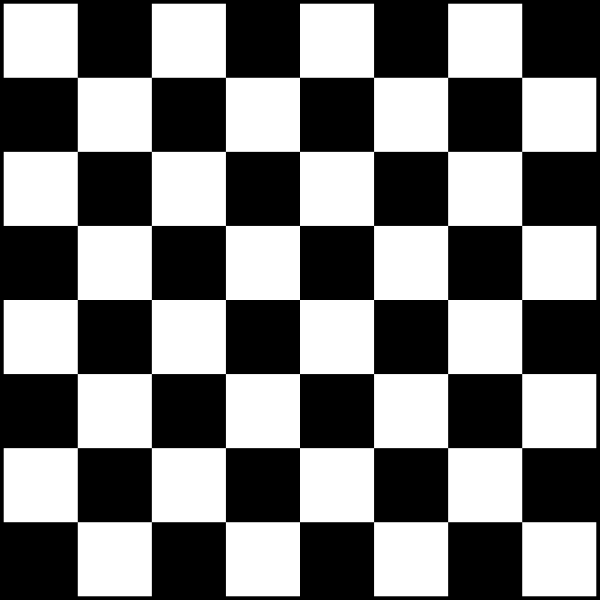
#> input picture assets/chessboard.png, 1200 x 1200 px, found by its file name (shown at 1/2 size)
$ python tutorial6.py
#> lines starting #> are read from the running program, lines starting #| are printed output that depends on the picture; after the words box and inside, x2 and y2 are one past the last pixel; in counts of white or black regions, pixels touching at a corner belong together
import numpy as np
import cv2

img = cv2. imread('assets/chessboard.png')
#> img is the input picture: shape (1200, 1200, 3); min 0, max 255, mean 124.4
img = cv2.resize(img, (0, 0), fx=0.75, fy=0.75)
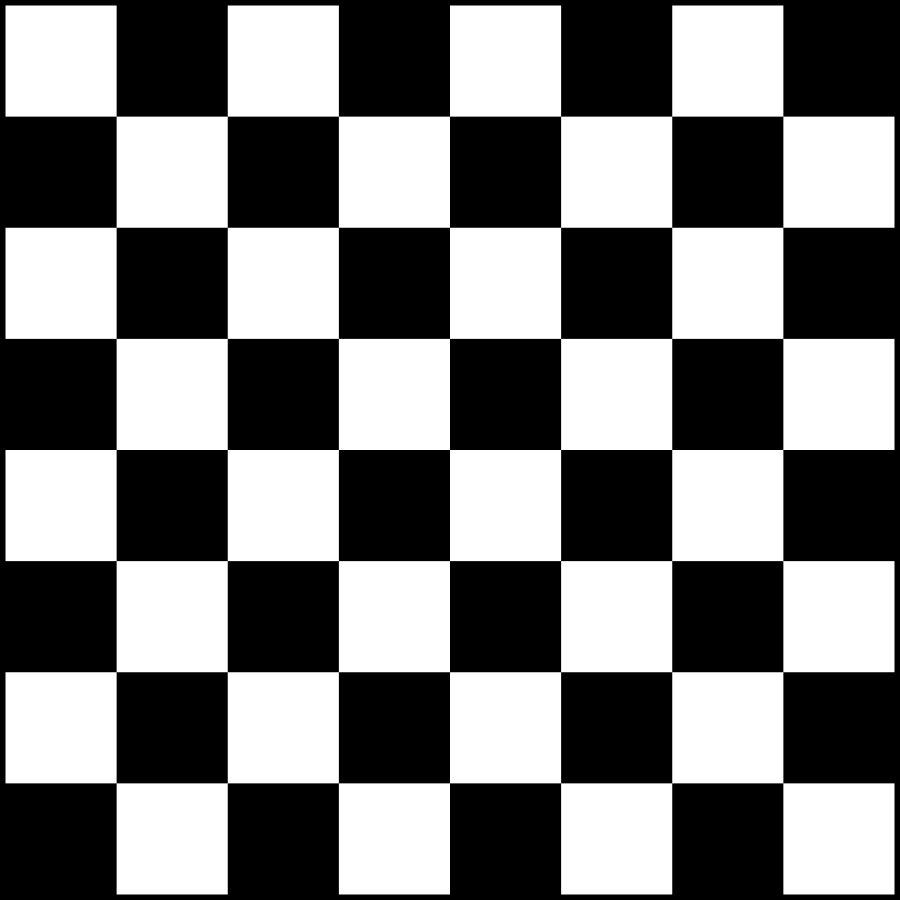
#> img: shape (900, 900, 3); min 0, max 255, mean 124.4
gray = cv2.cvtColor(img, cv2.COLOR_BGR2GRAY)

corners = cv2.goodFeaturesToTrack(gray, 100, 0.01, 10)
#> corners = 79 rows, first 8: [450, 450], [449, 561], [338, 450], [561, 449], [450, 338], [339, 560], [560, 339], [560, 560]
corners = np.int0(corners)

for corner in corners:
    x, y = corner.ravel()
    cv2.circle(img, (x, y), 5, (255, 0 , 0), -1)
#> this loop made 79 passes
#> (x, y) on passes 1 to 12: (450, 450), (449, 561), (338, 450), (561, 449), (450, 338), (339, 560), (560, 339), (560, 560), (339, 339), (450, 672), (672, 450), (227, 450)
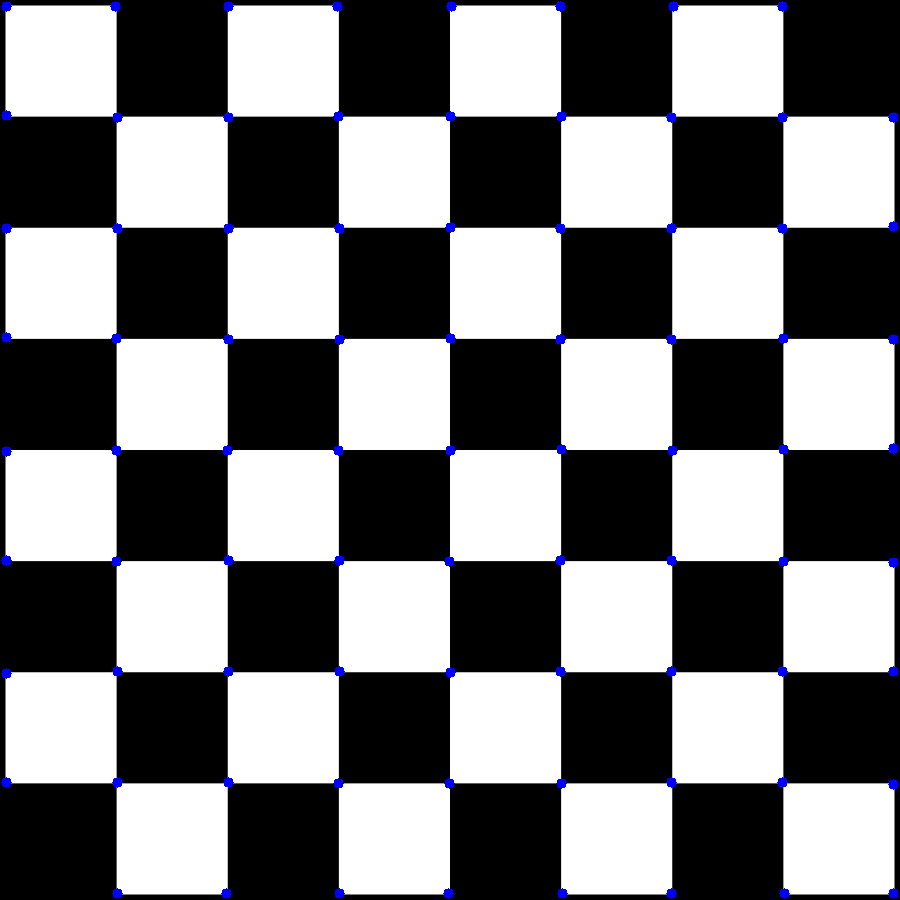
#> img: shape (900, 900, 3); 0.79% of pixels changed, all inside (x1, y1, x2, y2) = (1, 1, 899, 899)

for i in range(len(corners)):
    for j in range(len(corners)):
        corner1 = tuple(corners[i][0])
        corner2 = tuple(corners[j][0])
        color = tuple(map(lambda x: int(x), np.random.randint(0, 255, size=3)))
        cv2.line(img, corner1, corner2, color, 1)
#> this loop made 79 passes
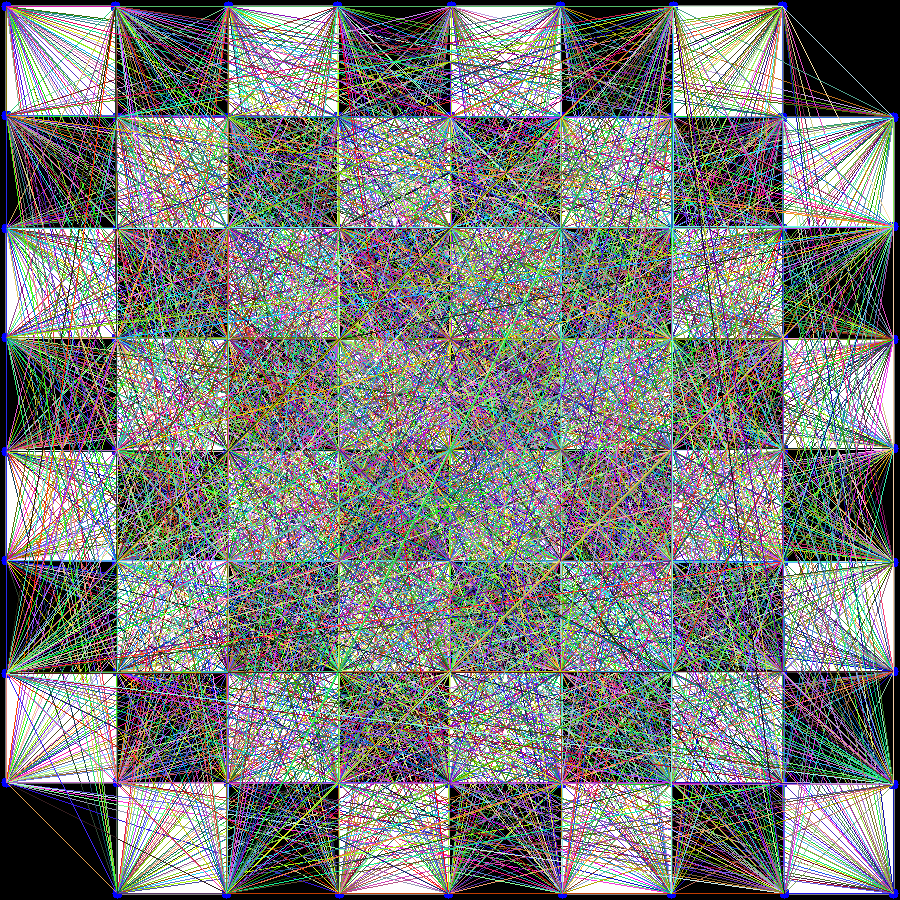
#> img: shape (900, 900, 3); mean B, G, R 123.1, 124.7, 122.6


cv2.imshow('frame', img)
cv2.waitKey(0)
cv2.destroyAllWindows()
